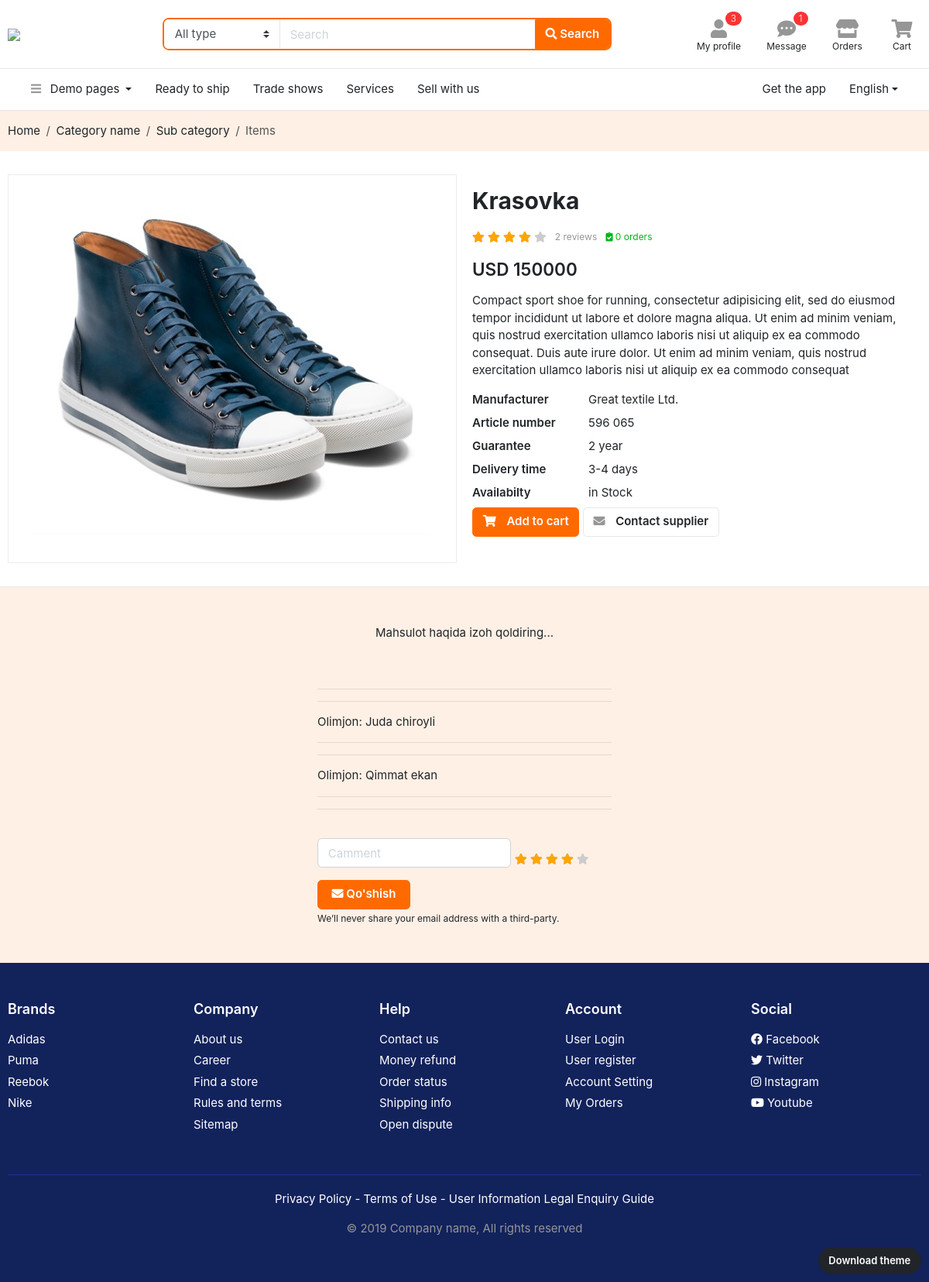
The page /mahsulot/2/ on the database as committed earlier.
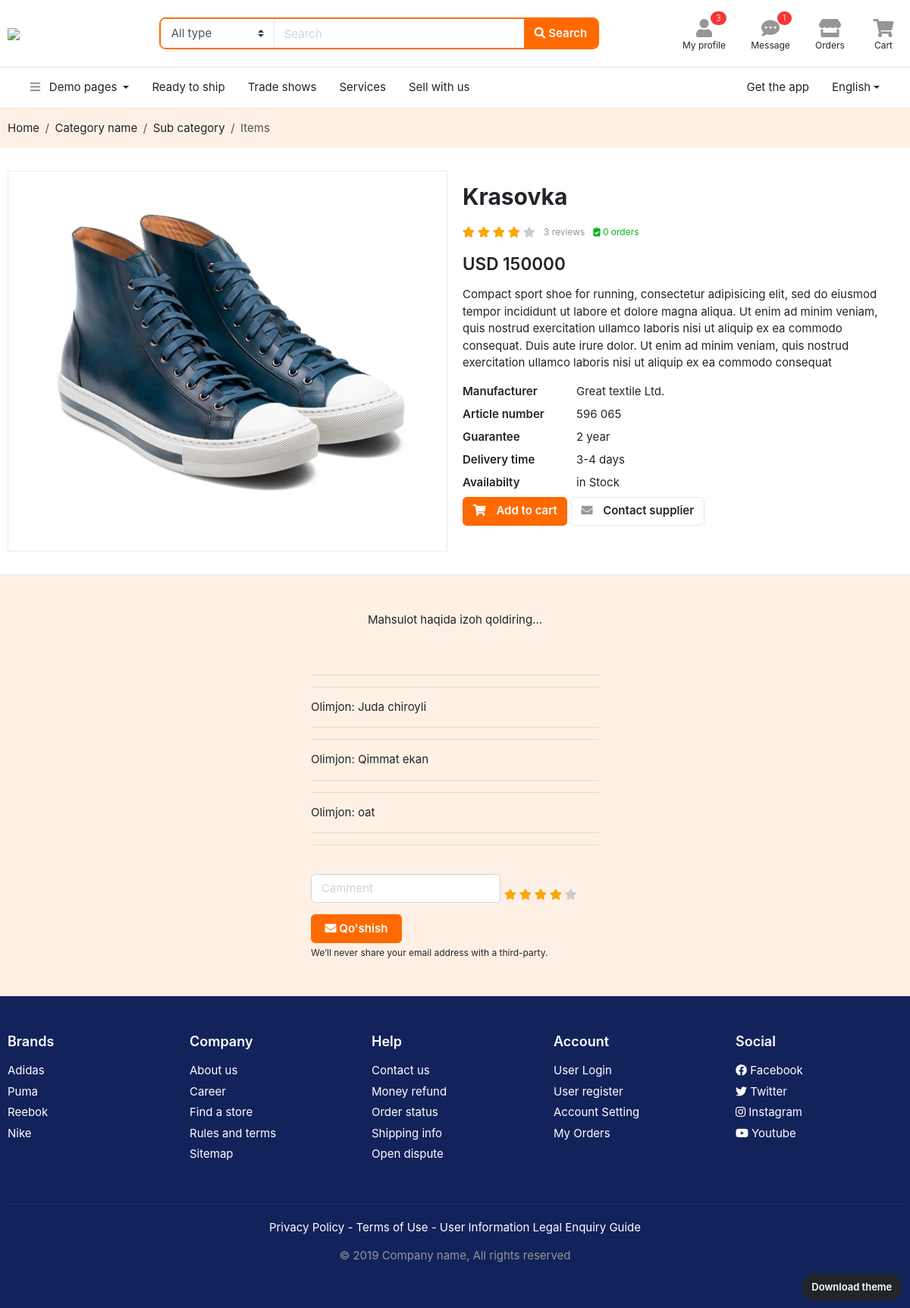
The same page on the database as committed later.
### Alistyleapp/models.py (models this page shows, shortened)
class Media(models.Model):
    rasm = models.FileField()
    mahsulot = models.ForeignKey(Mahsulot, on_delete=models.SET_NULL, null=True, related_name="mahsulot_medialar")

class Comment(models.Model):
    mijoz = models.ForeignKey(Account, on_delete=models.SET_NULL, null=True)
    mahsulot = models.ForeignKey(Mahsulot, on_delete=models.SET_NULL, null=True
                                 )
    izoh = models.CharField(max_length=300)
    baho = models.PositiveSmallIntegerField(default=4)
    sana = models.DateField(auto_now_add=True)

### Userapp/models.py (models this page shows, shortened)
class Account(models.Model):
    ism = models.CharField(max_length=70)
    familya = models.CharField(max_length=70)
    email = models.EmailField()
    mamlakat = models.CharField(max_length=30)
    shahar = models.CharField(max_length=30)
    user = models.OneToOneField(User, on_delete=models.CASCADE, related_name="userlar")

### Alistyleapp/views.py (the view, shortened to what this page needs)
# urls.py: path('mahsulot/<int:pk>/', MahsulotView.as_view(), name="mahsulot"),
class MahsulotView(View):
    def get(self, request,pk):
        m = Mahsulot.objects.get(id = pk)
        s = Savat.objects.filter(mahsulot=m)
        buyurtmalar = Buyurtma.objects.filter(savat__in=s)
        data = {
            "mahsulot": m,
            "comments": Comment.objects.filter(mahsulot=m)[:10],
            "comment_soni": Comment.objects.filter(mahsulot=m).count(),
            "buyurtma_soni": len(buyurtmalar)
        }
        return render(request, "page-detail-product.html", data)

### templates/page-detail-product.html (shortened to what the changed rows need)
<!DOCTYPE HTML>
<html lang="en">
{% load static %}
<head>
<link href="{% static 'css/bootstrap.css' %}" rel="stylesheet" type="text/css"/>
<link href="{% static 'fonts/fontawesome/css/all.min.css' %}" type="text/css" rel="stylesheet">
<link href="{% static 'css/ui.css' %}" rel="stylesheet" type="text/css"/>
<link href="{% static 'css/responsive.css' %}" rel="stylesheet" type="text/css" />
</head>
<body>
<section class="section-content bg-white padding-y">
<div class="container">
	<div class="row">
		<aside class="col-md-6">
<div class="card">
<article class="gallery-wrap">
	<div class="img-big-wrap">
        {% for media in mahsulot.mahsulot_medialar.all|slice:':1' %}
        <div><a href="#"><img src="{{media.rasm.url}}"></a></div>
        {% endfor %}
	</div>
</article>
</div>
		</aside>
		<main class="col-md-6">
<article class="product-info-aside">
<h2 class="title mt-3">{{mahsulot.nom}}</h2>
<div class="rating-wrap my-3">
	<ul class="rating-stars">
		<li style="width:80%" class="stars-active">
		</li>
		<li>
		</li>
	</ul>
	<small class="label-rating text-muted">{{comment_soni}} reviews</small>
	<small class="label-rating text-success"> <i class="fa fa-clipboard-check"></i> {{buyurtma_soni}} orders </small>
</div>
		</div>
	</div>
</section>
<section class="padding-y-lg bg-light border-top">
<div class="container">
<div class="row justify-content-md-center">
  <div class="col-lg-4 col-sm-6">
    <br>
    <hr>
    {% for comment in comments %}
      <hr>
    <p>{{comment.mijoz.ism}}: {{comment.izoh}}</p>
      <hr>
    {% endfor %}
    <hr>
    <br>
<form class="form-row" action="/mahsulot/{{mahsulot.id}}/" method="post">{%csrf_token%}
    <div class="col-8">
    </div>
    <div class="rating-wrap my-3">
    </div>
    <div class="col-4">
    </div>
</form>
<small class="form-text">We’ll never share your email address with a third-party. </small>
  </div>
</div>
</div>
</section>
</body>
</html>

Rows that differ between the two databases and show on the page:
added Comment: mijoz.ism "Olimjon", izoh "oat"
Other text that changed with them:
{{ comment_soni }}: "2" → "3"
